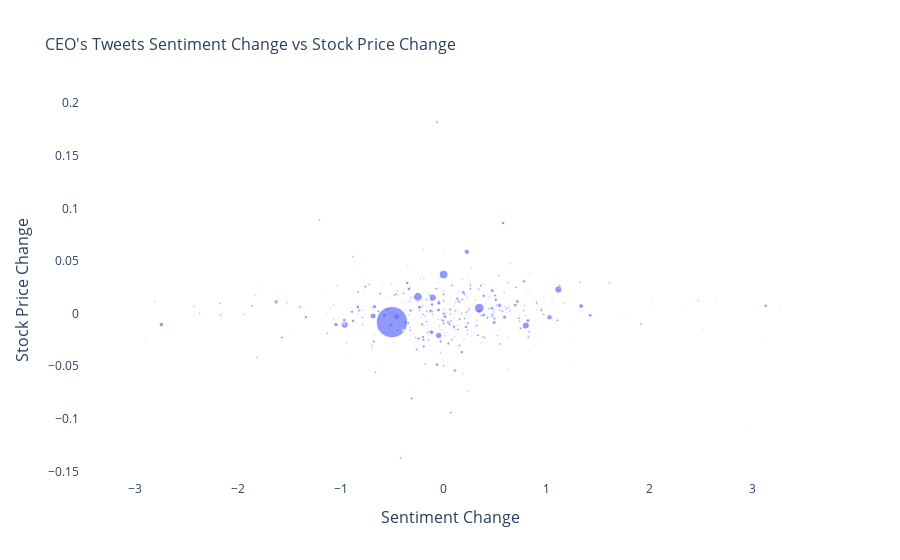

Notebook cell for this chart:
### Code cell
fig = go.Figure()
_ = fig.add_trace(go.Scatter(
    x= df_stock_tweets["Polarity_chg"],
    y= df_stock_tweets['Return'],
    mode="markers",
    marker={"size": df_stock_tweets['Agg_favorite'], "sizemode": "area",
                                    "sizeref": 2*max(df_stock_tweets['Agg_favorite']/1000)},
    hovertemplate= "Polarity of Tweets: %{x:.1f}<br>" +
    "Stock Price Change: %{y:.1f}<br>" +
    "Number of Likes: %{marker.size:,}" +
    "<extra></extra>"
))
fig.update_layout(
    plot_bgcolor="white",
    # hovermode="x",
    xaxis={"title": {"text": "Sentiment Change", "font": {"size": 16}}},
    yaxis={"title": {"text": "Stock Price Change", "font": {"size": 16}}},
    title={'text': "CEO's Tweets Sentiment Change vs Stock Price Change", "font": {"size": 16}}
)
fig.show()

### Figure 1 — Plotly figure (JSON) as saved in the notebook; plotly's stock layout.template omitted (floating-point values rounded to 4 significant figures; data arrays with more than 128 entries replaced by an {"elided": "..."} marker saying what was removed)
{"data": [{"hovertemplate": "Polarity of Tweets: %{x:.1f}<br>Stock Price Change: %{y:.1f}<br>Number of Likes: %{marker.size:,}<extra></extra>", "marker": {"size": {"elided": "930 int values"}, "sizemode": "area", "sizeref": 743.6}, "mode": "markers", "type": "scatter", "x": {"elided": "930 float values"}, "y": {"elided": "930 float values"}}], "layout": {"autosize": true, "plot_bgcolor": "white", "title": {"font": {"size": 16}, "text": "CEO's Tweets Sentiment Change vs Stock Price Change"}, "xaxis": {"autorange": true, "range": [-3.535, 3.658], "title": {"font": {"size": 16}, "text": "Sentiment Change"}, "type": "linear"}, "yaxis": {"autorange": true, "range": [-0.1617, 0.2065], "title": {"font": {"size": 16}, "text": "Stock Price Change"}, "type": "linear"}}}
